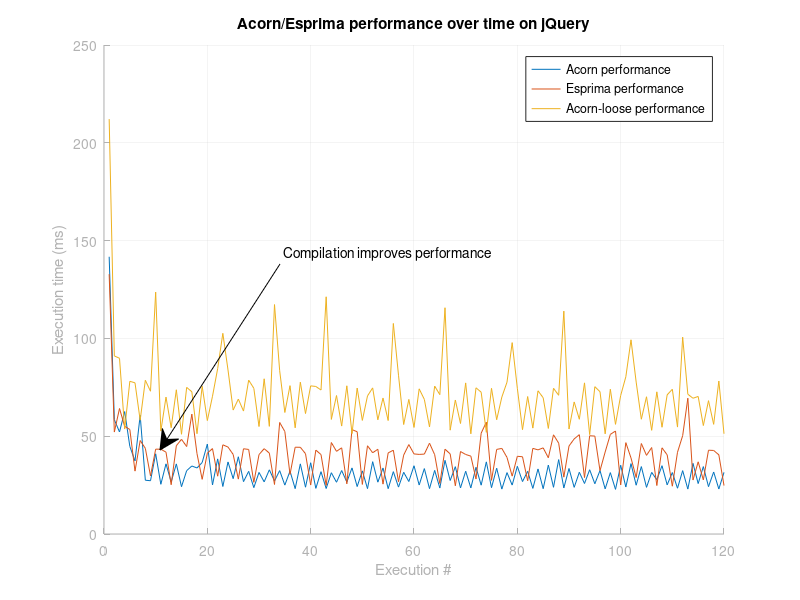

The MATLAB source for this figure:
clf();
timings = csvread('timings - acorn jquery.txt');
timings2 = csvread('timings - esprima jquery.txt');
timings3 = csvread('timings - acorn-loose jquery.txt');
hold;
grid on;
plot(1:120, timings(1:120), 1:120, timings2(1:120), 1:120, timings3(1:120));
set(gca, 'GridLineStyle', '-');
set(gca, 'XColor', [0.7, 0.7, 0.7]);
set(gca, 'YColor', [0.7, 0.7, 0.7]);
title('Acorn/Esprima performance over time on jQuery');
xlabel('Execution #');
ylabel('Execution time (ms)');
legend('Acorn performance', 'Esprima performance', 'Acorn-loose performance');
x=[0.35 0.2];
y=[0.56 0.25];
annotation('textarrow',x,y,'String','Compilation improves performance');